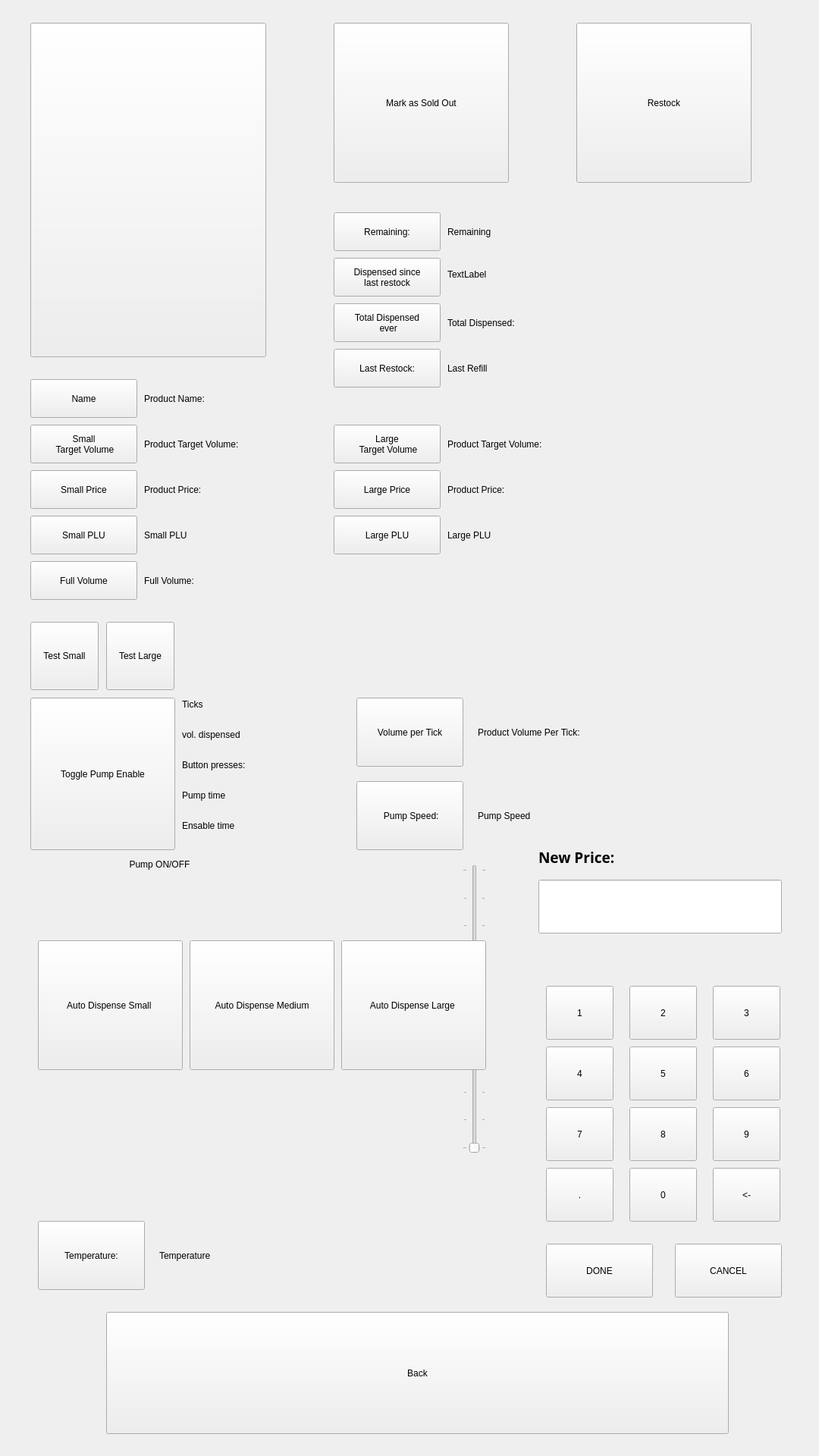
<?xml version="1.0" encoding="UTF-8"?>
<ui version="4.0">
 <class>page_maintenance_dispenser</class>
 <widget class="QWidget" name="page_maintenance_dispenser">
  <property name="geometry">
   <rect>
    <x>0</x>
    <y>0</y>
    <width>1080</width>
    <height>1920</height>
   </rect>
  </property>
  <property name="windowTitle">
   <string>Form</string>
  </property>
  <widget class="QPushButton" name="backButton">
   <property name="geometry">
    <rect>
     <x>140</x>
     <y>1730</y>
     <width>821</width>
     <height>161</height>
    </rect>
   </property>
   <property name="text">
    <string>Back</string>
   </property>
  </widget>
  <widget class="QLabel" name="name">
   <property name="geometry">
    <rect>
     <x>190</x>
     <y>510</y>
     <width>531</width>
     <height>31</height>
    </rect>
   </property>
   <property name="text">
    <string>Product Name: </string>
   </property>
  </widget>
  <widget class="QLabel" name="price_large">
   <property name="geometry">
    <rect>
     <x>590</x>
     <y>630</y>
     <width>721</width>
     <height>31</height>
    </rect>
   </property>
   <property name="text">
    <string>Product Price: </string>
   </property>
  </widget>
  <widget class="QLabel" name="volume_per_tick">
   <property name="geometry">
    <rect>
     <x>630</x>
     <y>950</y>
     <width>721</width>
     <height>31</height>
    </rect>
   </property>
   <property name="text">
    <string>Product Volume Per Tick: </string>
   </property>
  </widget>
  <widget class="QLabel" name="target_volume_l">
   <property name="geometry">
    <rect>
     <x>590</x>
     <y>570</y>
     <width>721</width>
     <height>31</height>
    </rect>
   </property>
   <property name="text">
    <string>Product Target Volume: </string>
   </property>
  </widget>
  <widget class="QPushButton" name="productPhotoButton">
   <property name="geometry">
    <rect>
     <x>40</x>
     <y>30</y>
     <width>311</width>
     <height>441</height>
    </rect>
   </property>
   <property name="text">
    <string/>
   </property>
  </widget>
  <widget class="QPushButton" name="nameButton">
   <property name="geometry">
    <rect>
     <x>40</x>
     <y>500</y>
     <width>141</width>
     <height>51</height>
    </rect>
   </property>
   <property name="text">
    <string>Name</string>
   </property>
  </widget>
  <widget class="QPushButton" name="priceButton_l">
   <property name="geometry">
    <rect>
     <x>440</x>
     <y>620</y>
     <width>141</width>
     <height>51</height>
    </rect>
   </property>
   <property name="text">
    <string>Large Price</string>
   </property>
  </widget>
  <widget class="QPushButton" name="target_volumeButton_l">
   <property name="geometry">
    <rect>
     <x>440</x>
     <y>560</y>
     <width>141</width>
     <height>51</height>
    </rect>
   </property>
   <property name="text">
    <string>Large
 Target Volume</string>
   </property>
  </widget>
  <widget class="QPushButton" name="vol_per_tickButton">
   <property name="geometry">
    <rect>
     <x>470</x>
     <y>920</y>
     <width>141</width>
     <height>91</height>
    </rect>
   </property>
   <property name="text">
    <string>Volume per Tick</string>
   </property>
  </widget>
  <widget class="QLabel" name="price_small">
   <property name="geometry">
    <rect>
     <x>190</x>
     <y>630</y>
     <width>721</width>
     <height>31</height>
    </rect>
   </property>
   <property name="text">
    <string>Product Price: </string>
   </property>
  </widget>
  <widget class="QPushButton" name="priceButton_s">
   <property name="geometry">
    <rect>
     <x>40</x>
     <y>620</y>
     <width>141</width>
     <height>51</height>
    </rect>
   </property>
   <property name="text">
    <string>Small Price</string>
   </property>
  </widget>
  <widget class="QPushButton" name="target_volumeButton_s">
   <property name="geometry">
    <rect>
     <x>40</x>
     <y>560</y>
     <width>141</width>
     <height>51</height>
    </rect>
   </property>
   <property name="text">
    <string>Small
 Target Volume</string>
   </property>
  </widget>
  <widget class="QLabel" name="target_volume_s">
   <property name="geometry">
    <rect>
     <x>190</x>
     <y>570</y>
     <width>721</width>
     <height>31</height>
    </rect>
   </property>
   <property name="text">
    <string>Product Target Volume: </string>
   </property>
  </widget>
  <widget class="QPushButton" name="refillButton">
   <property name="geometry">
    <rect>
     <x>760</x>
     <y>30</y>
     <width>231</width>
     <height>211</height>
    </rect>
   </property>
   <property name="text">
    <string>Restock</string>
   </property>
  </widget>
  <widget class="QLabel" name="infoLabel">
   <property name="geometry">
    <rect>
     <x>770</x>
     <y>250</y>
     <width>211</width>
     <height>131</height>
    </rect>
   </property>
   <property name="font">
    <font>
     <pointsize>20</pointsize>
    </font>
   </property>
   <property name="text">
    <string/>
   </property>
   <property name="wordWrap">
    <bool>true</bool>
   </property>
  </widget>
  <widget class="QPushButton" name="soldOutButton">
   <property name="geometry">
    <rect>
     <x>440</x>
     <y>30</y>
     <width>231</width>
     <height>211</height>
    </rect>
   </property>
   <property name="text">
    <string>Mark as Sold Out</string>
   </property>
  </widget>
  <widget class="QPushButton" name="fullButton">
   <property name="geometry">
    <rect>
     <x>40</x>
     <y>740</y>
     <width>141</width>
     <height>51</height>
    </rect>
   </property>
   <property name="text">
    <string>Full Volume</string>
   </property>
  </widget>
  <widget class="QLabel" name="full_volume">
   <property name="geometry">
    <rect>
     <x>190</x>
     <y>750</y>
     <width>721</width>
     <height>31</height>
    </rect>
   </property>
   <property name="text">
    <string>Full Volume:</string>
   </property>
  </widget>
  <widget class="QPushButton" name="dispensedButton">
   <property name="geometry">
    <rect>
     <x>440</x>
     <y>400</y>
     <width>141</width>
     <height>51</height>
    </rect>
   </property>
   <property name="text">
    <string>Total Dispensed 
 ever</string>
   </property>
  </widget>
  <widget class="QPushButton" name="remainingButton">
   <property name="geometry">
    <rect>
     <x>440</x>
     <y>280</y>
     <width>141</width>
     <height>51</height>
    </rect>
   </property>
   <property name="text">
    <string>Remaining:</string>
   </property>
  </widget>
  <widget class="QLabel" name="volume_dispensed_total">
   <property name="geometry">
    <rect>
     <x>590</x>
     <y>410</y>
     <width>721</width>
     <height>31</height>
    </rect>
   </property>
   <property name="text">
    <string>Total Dispensed:</string>
   </property>
  </widget>
  <widget class="QLabel" name="remainingLabel">
   <property name="geometry">
    <rect>
     <x>590</x>
     <y>290</y>
     <width>721</width>
     <height>31</height>
    </rect>
   </property>
   <property name="text">
    <string>Remaining</string>
   </property>
  </widget>
  <widget class="QPushButton" name="lastRefillButton">
   <property name="geometry">
    <rect>
     <x>440</x>
     <y>460</y>
     <width>141</width>
     <height>51</height>
    </rect>
   </property>
   <property name="text">
    <string>Last Restock:</string>
   </property>
  </widget>
  <widget class="QLabel" name="lastRefillLabel">
   <property name="geometry">
    <rect>
     <x>590</x>
     <y>470</y>
     <width>721</width>
     <height>31</height>
    </rect>
   </property>
   <property name="text">
    <string>Last Refill</string>
   </property>
  </widget>
  <widget class="QLabel" name="temperatureLabel">
   <property name="geometry">
    <rect>
     <x>210</x>
     <y>1640</y>
     <width>721</width>
     <height>31</height>
    </rect>
   </property>
   <property name="text">
    <string>Temperature</string>
   </property>
  </widget>
  <widget class="QPushButton" name="temperatureButton">
   <property name="geometry">
    <rect>
     <x>50</x>
     <y>1610</y>
     <width>141</width>
     <height>91</height>
    </rect>
   </property>
   <property name="text">
    <string>Temperature:</string>
   </property>
  </widget>
  <widget class="QLabel" name="pwmLabel">
   <property name="geometry">
    <rect>
     <x>630</x>
     <y>1060</y>
     <width>721</width>
     <height>31</height>
    </rect>
   </property>
   <property name="text">
    <string>Pump Speed</string>
   </property>
  </widget>
  <widget class="QPushButton" name="pwmButton">
   <property name="geometry">
    <rect>
     <x>470</x>
     <y>1030</y>
     <width>141</width>
     <height>91</height>
    </rect>
   </property>
   <property name="text">
    <string> Pump Speed:</string>
   </property>
  </widget>
  <widget class="QWidget" name="numberEntry" native="true">
   <property name="geometry">
    <rect>
     <x>680</x>
     <y>1090</y>
     <width>381</width>
     <height>641</height>
    </rect>
   </property>
   <widget class="QLineEdit" name="textEntry">
    <property name="geometry">
     <rect>
      <x>30</x>
      <y>70</y>
      <width>321</width>
      <height>71</height>
     </rect>
    </property>
    <property name="text">
     <string/>
    </property>
    <property name="alignment">
     <set>Qt::AlignRight|Qt::AlignTrailing|Qt::AlignVCenter</set>
    </property>
   </widget>
   <widget class="QPushButton" name="button1">
    <property name="geometry">
     <rect>
      <x>40</x>
      <y>210</y>
      <width>89</width>
      <height>71</height>
     </rect>
    </property>
    <property name="text">
     <string>1</string>
    </property>
   </widget>
   <widget class="QPushButton" name="button2">
    <property name="geometry">
     <rect>
      <x>150</x>
      <y>210</y>
      <width>89</width>
      <height>71</height>
     </rect>
    </property>
    <property name="text">
     <string>2</string>
    </property>
   </widget>
   <widget class="QPushButton" name="button3">
    <property name="geometry">
     <rect>
      <x>260</x>
      <y>210</y>
      <width>89</width>
      <height>71</height>
     </rect>
    </property>
    <property name="text">
     <string>3</string>
    </property>
   </widget>
   <widget class="QPushButton" name="button6">
    <property name="geometry">
     <rect>
      <x>260</x>
      <y>290</y>
      <width>89</width>
      <height>71</height>
     </rect>
    </property>
    <property name="text">
     <string>6</string>
    </property>
   </widget>
   <widget class="QPushButton" name="button5">
    <property name="geometry">
     <rect>
      <x>150</x>
      <y>290</y>
      <width>89</width>
      <height>71</height>
     </rect>
    </property>
    <property name="text">
     <string>5</string>
    </property>
   </widget>
   <widget class="QPushButton" name="button4">
    <property name="geometry">
     <rect>
      <x>40</x>
      <y>290</y>
      <width>89</width>
      <height>71</height>
     </rect>
    </property>
    <property name="text">
     <string>4</string>
    </property>
   </widget>
   <widget class="QPushButton" name="button9">
    <property name="geometry">
     <rect>
      <x>260</x>
      <y>370</y>
      <width>89</width>
      <height>71</height>
     </rect>
    </property>
    <property name="text">
     <string>9</string>
    </property>
   </widget>
   <widget class="QPushButton" name="button8">
    <property name="geometry">
     <rect>
      <x>150</x>
      <y>370</y>
      <width>89</width>
      <height>71</height>
     </rect>
    </property>
    <property name="text">
     <string>8</string>
    </property>
   </widget>
   <widget class="QPushButton" name="button7">
    <property name="geometry">
     <rect>
      <x>40</x>
      <y>370</y>
      <width>89</width>
      <height>71</height>
     </rect>
    </property>
    <property name="text">
     <string>7</string>
    </property>
   </widget>
   <widget class="QPushButton" name="button0">
    <property name="geometry">
     <rect>
      <x>150</x>
      <y>450</y>
      <width>89</width>
      <height>71</height>
     </rect>
    </property>
    <property name="text">
     <string>0</string>
    </property>
   </widget>
   <widget class="QPushButton" name="buttonBack">
    <property name="geometry">
     <rect>
      <x>260</x>
      <y>450</y>
      <width>89</width>
      <height>71</height>
     </rect>
    </property>
    <property name="text">
     <string>&lt;-</string>
    </property>
   </widget>
   <widget class="QPushButton" name="buttonPoint">
    <property name="geometry">
     <rect>
      <x>40</x>
      <y>450</y>
      <width>89</width>
      <height>71</height>
     </rect>
    </property>
    <property name="text">
     <string>.</string>
    </property>
   </widget>
   <widget class="QPushButton" name="buttonDone">
    <property name="geometry">
     <rect>
      <x>40</x>
      <y>550</y>
      <width>141</width>
      <height>71</height>
     </rect>
    </property>
    <property name="text">
     <string>DONE</string>
    </property>
   </widget>
   <widget class="QPushButton" name="buttonCancel">
    <property name="geometry">
     <rect>
      <x>210</x>
      <y>550</y>
      <width>141</width>
      <height>71</height>
     </rect>
    </property>
    <property name="text">
     <string>CANCEL</string>
    </property>
   </widget>
   <widget class="QLabel" name="titleLabel">
    <property name="geometry">
     <rect>
      <x>30</x>
      <y>20</y>
      <width>321</width>
      <height>41</height>
     </rect>
    </property>
    <property name="font">
     <font>
      <family>Proxima Nova ScOsf</family>
      <pointsize>14</pointsize>
      <weight>75</weight>
      <bold>true</bold>
     </font>
    </property>
    <property name="text">
     <string>New Price:</string>
    </property>
   </widget>
   <widget class="QLabel" name="errorLabel">
    <property name="geometry">
     <rect>
      <x>30</x>
      <y>160</y>
      <width>321</width>
      <height>31</height>
     </rect>
    </property>
    <property name="text">
     <string/>
    </property>
   </widget>
  </widget>
  <widget class="QPushButton" name="pumpButton">
   <property name="geometry">
    <rect>
     <x>40</x>
     <y>920</y>
     <width>191</width>
     <height>201</height>
    </rect>
   </property>
   <property name="text">
    <string>Toggle Pump Enable</string>
   </property>
  </widget>
  <widget class="QLabel" name="pumpLabel">
   <property name="geometry">
    <rect>
     <x>40</x>
     <y>1130</y>
     <width>341</width>
     <height>20</height>
    </rect>
   </property>
   <property name="layoutDirection">
    <enum>Qt::LeftToRight</enum>
   </property>
   <property name="text">
    <string>Pump ON/OFF</string>
   </property>
   <property name="alignment">
    <set>Qt::AlignCenter</set>
   </property>
  </widget>
  <widget class="QLabel" name="vol_dispensed_label">
   <property name="geometry">
    <rect>
     <x>240</x>
     <y>960</y>
     <width>431</width>
     <height>17</height>
    </rect>
   </property>
   <property name="text">
    <string>vol. dispensed</string>
   </property>
  </widget>
  <widget class="QLabel" name="ticksLabel">
   <property name="geometry">
    <rect>
     <x>240</x>
     <y>920</y>
     <width>391</width>
     <height>17</height>
    </rect>
   </property>
   <property name="text">
    <string>Ticks</string>
   </property>
  </widget>
  <widget class="QPushButton" name="testSmallButton">
   <property name="geometry">
    <rect>
     <x>40</x>
     <y>820</y>
     <width>90</width>
     <height>90</height>
    </rect>
   </property>
   <property name="text">
    <string>Test Small</string>
   </property>
  </widget>
  <widget class="QPushButton" name="testLargeButton">
   <property name="geometry">
    <rect>
     <x>140</x>
     <y>820</y>
     <width>90</width>
     <height>90</height>
    </rect>
   </property>
   <property name="text">
    <string>Test Large</string>
   </property>
  </widget>
  <widget class="QPushButton" name="pluButton_s">
   <property name="geometry">
    <rect>
     <x>40</x>
     <y>680</y>
     <width>141</width>
     <height>51</height>
    </rect>
   </property>
   <property name="text">
    <string>Small PLU</string>
   </property>
  </widget>
  <widget class="QLabel" name="pluLabel_s">
   <property name="geometry">
    <rect>
     <x>190</x>
     <y>690</y>
     <width>241</width>
     <height>31</height>
    </rect>
   </property>
   <property name="text">
    <string>Small PLU</string>
   </property>
  </widget>
  <widget class="QPushButton" name="pluButton_l">
   <property name="geometry">
    <rect>
     <x>440</x>
     <y>680</y>
     <width>141</width>
     <height>51</height>
    </rect>
   </property>
   <property name="text">
    <string>Large PLU</string>
   </property>
  </widget>
  <widget class="QLabel" name="pluLabel_l">
   <property name="geometry">
    <rect>
     <x>590</x>
     <y>690</y>
     <width>241</width>
     <height>31</height>
    </rect>
   </property>
   <property name="text">
    <string>Large PLU</string>
   </property>
  </widget>
  <widget class="QSlider" name="pwmSlider">
   <property name="geometry">
    <rect>
     <x>610</x>
     <y>1140</y>
     <width>31</width>
     <height>381</height>
    </rect>
   </property>
   <property name="maximum">
    <number>100</number>
   </property>
   <property name="orientation">
    <enum>Qt::Vertical</enum>
   </property>
   <property name="tickPosition">
    <enum>QSlider::TicksBothSides</enum>
   </property>
   <property name="tickInterval">
    <number>10</number>
   </property>
  </widget>
  <widget class="QPushButton" name="dispensedSinceLastRestockButton">
   <property name="geometry">
    <rect>
     <x>440</x>
     <y>340</y>
     <width>141</width>
     <height>51</height>
    </rect>
   </property>
   <property name="text">
    <string>Dispensed since
last restock</string>
   </property>
  </widget>
  <widget class="QLabel" name="volume_dispensed_since_last_restock">
   <property name="geometry">
    <rect>
     <x>590</x>
     <y>346</y>
     <width>341</width>
     <height>31</height>
    </rect>
   </property>
   <property name="text">
    <string>TextLabel</string>
   </property>
  </widget>
  <widget class="QPushButton" name="autoDispenseSmallButton">
   <property name="geometry">
    <rect>
     <x>50</x>
     <y>1240</y>
     <width>191</width>
     <height>171</height>
    </rect>
   </property>
   <property name="text">
    <string>Auto Dispense Small </string>
   </property>
  </widget>
  <widget class="QPushButton" name="autoDispenseMedium">
   <property name="geometry">
    <rect>
     <x>250</x>
     <y>1240</y>
     <width>191</width>
     <height>171</height>
    </rect>
   </property>
   <property name="text">
    <string>Auto Dispense Medium</string>
   </property>
  </widget>
  <widget class="QPushButton" name="autoDispenseLarge">
   <property name="geometry">
    <rect>
     <x>450</x>
     <y>1240</y>
     <width>191</width>
     <height>171</height>
    </rect>
   </property>
   <property name="text">
    <string>Auto Dispense Large </string>
   </property>
  </widget>
  <widget class="QLabel" name="dispense_button_presses_label">
   <property name="geometry">
    <rect>
     <x>240</x>
     <y>1000</y>
     <width>221</width>
     <height>17</height>
    </rect>
   </property>
   <property name="text">
    <string>Button presses:</string>
   </property>
  </widget>
  <widget class="QLabel" name="dispenseTimeLabel">
   <property name="geometry">
    <rect>
     <x>240</x>
     <y>1080</y>
     <width>141</width>
     <height>17</height>
    </rect>
   </property>
   <property name="text">
    <string>Ensable time</string>
   </property>
  </widget>
  <widget class="QLabel" name="dispenseTimeLabelButton">
   <property name="geometry">
    <rect>
     <x>240</x>
     <y>1040</y>
     <width>211</width>
     <height>17</height>
    </rect>
   </property>
   <property name="text">
    <string>Pump time</string>
   </property>
  </widget>
 </widget>
 <resources/>
 <connections/>
</ui>
